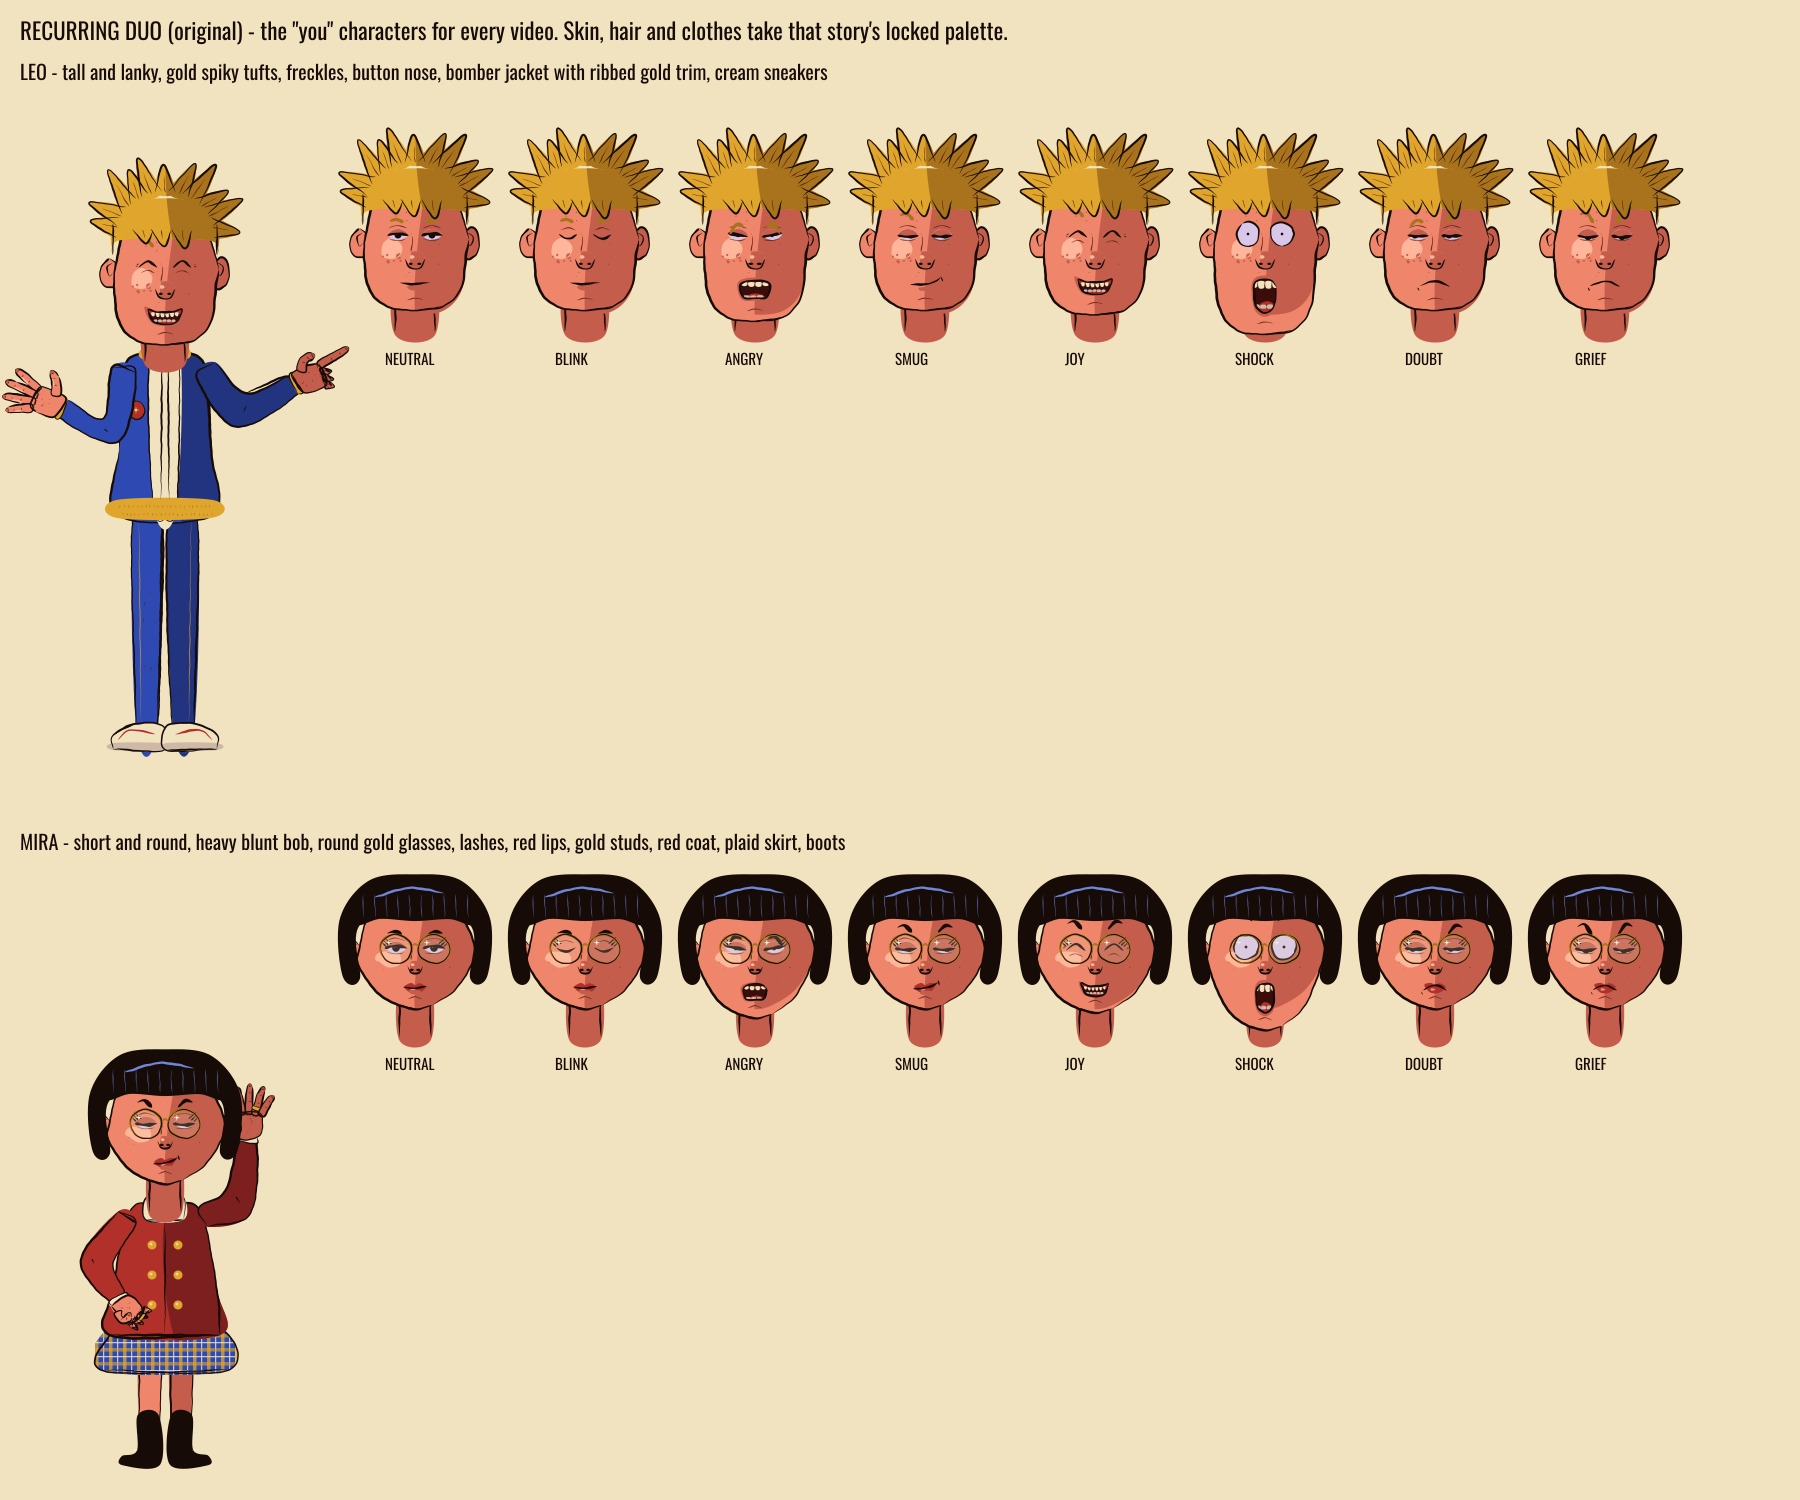

The Python source for this figure:
from bodies import *
from sheet import full
from PIL import Image
WK='/home/claude/eiffel/work'
ex=['neutral','blink','angry','smug','joy','shock','doubt','grief']
T=lambda x,y,t,sz=40: f'<text x="{x}" y="{y}" font-family="Oswald" font-size="{sz}" fill="{INK}">{t}</text>'
b=f'<rect x="0" y="0" width="3600" height="3000" fill="{PALE}"/>'
b+=T(40,80,'RECURRING DUO (original) - the "you" characters for every video. Skin, hair and clothes take that story\'s locked palette.',46)
b+=f'<g transform="translate(330 700)">{full("leo","joy","gesture","point")}</g>'
for i,e in enumerate(ex):
    b+=f'<g transform="translate({830+i*340} 640)">{head(LEO,e)}</g>'+T(770+i*340,730,e.upper(),30)
b+=T(40,160,'LEO - tall and lanky, gold spiky tufts, freckles, button nose, bomber jacket with ribbed gold trim, cream sneakers',40)
b+=f'<g transform="translate(330 2400)">{full("mira","smug","hip","wave")}</g>'
for i,e in enumerate(ex):
    b+=f'<g transform="translate({830+i*340} 2050)">{head(MIRA,e)}</g>'+T(770+i*340,2140,e.upper(),30)
b+=T(40,1700,'MIRA - short and round, heavy blunt bob, round gold glasses, lashes, red lips, gold studs, red coat, plaid skirt, boots',40)
render(b,(0,0,3600,3000),WK+'/duo_sheet.png',scale=0.5)
Image.open(WK+'/duo_sheet.png').convert('RGB').save(WK+'/duo_sheet.jpg',quality=92)
